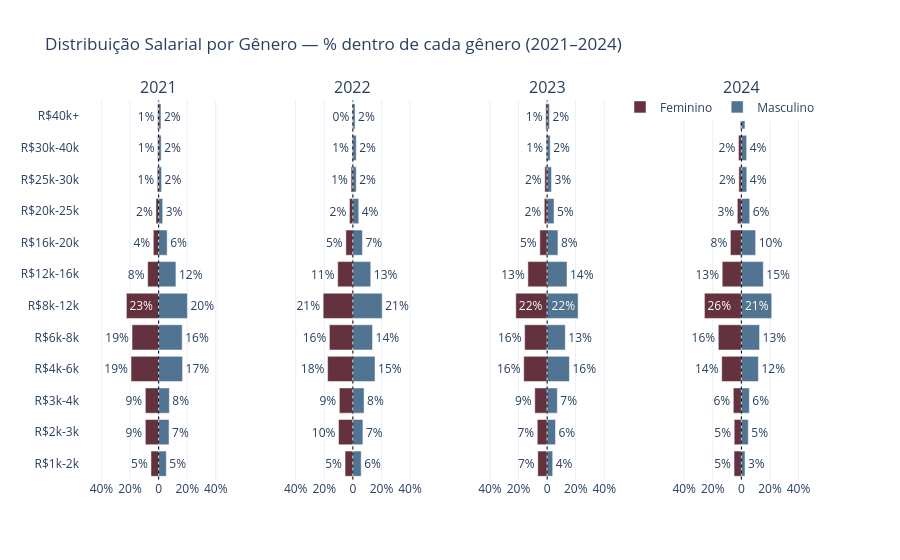

Notebook code for this chart:
### Markdown cell above
### 2.4 — Distribuição salarial por gênero

### Code cell
fig = subplots_piramide(
    df, 'faixa_salarial', FAIXA_SALARIAL_ORDEM,
    'Distribuição Salarial por Gênero — % dentro de cada gênero (2021–2024)',
    height=560,
)
fig.show()

### Figure 1 — Plotly figure (JSON) as saved in the notebook; plotly's stock layout.template omitted (floating-point values rounded to 4 significant figures)
{"data": [{"legendgroup": "Feminino", "marker": {"color": "#64313E"}, "name": "Feminino", "orientation": "h", "showlegend": true, "text": ["5%", "9%", "9%", "19%", "19%", "23%", "8%", "4%", "2%", "1%", "1%", "1%"], "textposition": "auto", "type": "bar", "x": [-5.349, -9.302, -9.302, -19.3, -18.6, -22.56, -7.674, -3.721, -1.86, -0.9302, -0.6977, -0.6977], "xaxis": "x", "y": ["R$1k-2k", "R$2k-3k", "R$3k-4k", "R$4k-6k", "R$6k-8k", "R$8k-12k", "R$12k-16k", "R$16k-20k", "R$20k-25k", "R$25k-30k", "R$30k-40k", "R$40k+"], "yaxis": "y"}, {"legendgroup": "Masculino", "marker": {"color": "#517493"}, "name": "Masculino", "orientation": "h", "showlegend": true, "text": ["5%", "7%", "8%", "17%", "16%", "20%", "12%", "6%", "3%", "2%", "2%", "2%"], "textposition": "auto", "type": "bar", "x": [5.391, 7.294, 7.505, 16.75, 16.49, 20.14, 12.1, 5.973, 2.854, 2.061, 1.797, 1.638], "xaxis": "x", "y": ["R$1k-2k", "R$2k-3k", "R$3k-4k", "R$4k-6k", "R$6k-8k", "R$8k-12k", "R$12k-16k", "R$16k-20k", "R$20k-25k", "R$25k-30k", "R$30k-40k", "R$40k+"], "yaxis": "y"}, {"legendgroup": "Feminino", "marker": {"color": "#64313E"}, "name": "Feminino", "orientation": "h", "showlegend": false, "text": ["5%", "10%", "9%", "18%", "16%", "21%", "11%", "5%", "2%", "1%", "1%", "0%"], "textposition": "auto", "type": "bar", "x": [-5.479, -10.05, -9.475, -17.69, -16.44, -20.78, -10.62, -4.909, -2.397, -1.256, -0.5708, -0.3425], "xaxis": "x2", "y": ["R$1k-2k", "R$2k-3k", "R$3k-4k", "R$4k-6k", "R$6k-8k", "R$8k-12k", "R$12k-16k", "R$16k-20k", "R$20k-25k", "R$25k-30k", "R$30k-40k", "R$40k+"], "yaxis": "y2"}, {"legendgroup": "Masculino", "marker": {"color": "#517493"}, "name": "Masculino", "orientation": "h", "showlegend": false, "text": ["6%", "7%", "8%", "15%", "14%", "21%", "13%", "7%", "4%", "2%", "2%", "2%"], "textposition": "auto", "type": "bar", "x": [5.82, 7.021, 7.821, 15.5, 13.75, 20.52, 12.51, 6.693, 4.111, 2.364, 2.364, 1.528], "xaxis": "x2", "y": ["R$1k-2k", "R$2k-3k", "R$3k-4k", "R$4k-6k", "R$6k-8k", "R$8k-12k", "R$12k-16k", "R$16k-20k", "R$20k-25k", "R$25k-30k", "R$30k-40k", "R$40k+"], "yaxis": "y2"}, {"legendgroup": "Feminino", "marker": {"color": "#64313E"}, "name": "Feminino", "orientation": "h", "showlegend": false, "text": ["7%", "7%", "9%", "16%", "16%", "22%", "13%", "5%", "2%", "2%", "1%", "1%"], "textposition": "auto", "type": "bar", "x": [-6.551, -6.915, -8.644, -16.38, -15.74, -21.93, -13.47, -5.096, -2.002, -1.638, -0.6369, -1.001], "xaxis": "x3", "y": ["R$1k-2k", "R$2k-3k", "R$3k-4k", "R$4k-6k", "R$6k-8k", "R$8k-12k", "R$12k-16k", "R$16k-20k", "R$20k-25k", "R$25k-30k", "R$30k-40k", "R$40k+"], "yaxis": "y3"}, {"legendgroup": "Masculino", "marker": {"color": "#517493"}, "name": "Masculino", "orientation": "h", "showlegend": false, "text": ["4%", "6%", "7%", "16%", "13%", "22%", "14%", "8%", "5%", "3%", "2%", "2%"], "textposition": "auto", "type": "bar", "x": [3.892, 5.866, 7.117, 15.6, 12.71, 21.68, 13.9, 7.562, 4.81, 3.058, 2.141, 1.668], "xaxis": "x3", "y": ["R$1k-2k", "R$2k-3k", "R$3k-4k", "R$4k-6k", "R$6k-8k", "R$8k-12k", "R$12k-16k", "R$16k-20k", "R$20k-25k", "R$25k-30k", "R$30k-40k", "R$40k+"], "yaxis": "y3"}, {"legendgroup": "Feminino", "marker": {"color": "#64313E"}, "name": "Feminino", "orientation": "h", "showlegend": false, "text": ["5%", "5%", "6%", "14%", "16%", "26%", "13%", "8%", "3%", "2%", "2%", "1%"], "textposition": "auto", "type": "bar", "x": [-5.119, -5.031, -5.649, -13.77, -16.15, -25.86, -13.42, -7.679, -2.824, -1.765, -2.03, -0.7061], "xaxis": "x4", "y": ["R$1k-2k", "R$2k-3k", "R$3k-4k", "R$4k-6k", "R$6k-8k", "R$8k-12k", "R$12k-16k", "R$16k-20k", "R$20k-25k", "R$25k-30k", "R$30k-40k", "R$40k+"], "yaxis": "y4"}, {"legendgroup": "Masculino", "marker": {"color": "#517493"}, "name": "Masculino", "orientation": "h", "showlegend": false, "text": ["3%", "5%", "6%", "12%", "13%", "21%", "15%", "10%", "6%", "4%", "4%", "3%"], "textposition": "auto", "type": "bar", "x": [2.54, 4.861, 5.571, 11.91, 12.73, 21.22, 15.35, 9.995, 5.844, 3.796, 3.687, 2.512], "xaxis": "x4", "y": ["R$1k-2k", "R$2k-3k", "R$3k-4k", "R$4k-6k", "R$6k-8k", "R$8k-12k", "R$12k-16k", "R$16k-20k", "R$20k-25k", "R$25k-30k", "R$30k-40k", "R$40k+"], "yaxis": "y4"}], "layout": {"annotations": [{"font": {"size": 16}, "showarrow": false, "text": "2021", "x": 0.1062, "xanchor": "center", "xref": "paper", "y": 1, "yanchor": "bottom", "yref": "paper"}, {"font": {"size": 16}, "showarrow": false, "text": "2022", "x": 0.3688, "xanchor": "center", "xref": "paper", "y": 1, "yanchor": "bottom", "yref": "paper"}, {"font": {"size": 16}, "showarrow": false, "text": "2023", "x": 0.6313, "xanchor": "center", "xref": "paper", "y": 1, "yanchor": "bottom", "yref": "paper"}, {"font": {"size": 16}, "showarrow": false, "text": "2024", "x": 0.8938, "xanchor": "center", "xref": "paper", "y": 1, "yanchor": "bottom", "yref": "paper"}], "barmode": "relative", "height": 560, "legend": {"orientation": "h", "x": 1, "xanchor": "right", "y": 1.02}, "shapes": [{"line": {"color": "black", "dash": "dot", "width": 1}, "type": "line", "x0": 0, "x1": 0, "xref": "x", "y0": -0.5, "y1": 11.5, "yref": "y"}, {"line": {"color": "black", "dash": "dot", "width": 1}, "type": "line", "x0": 0, "x1": 0, "xref": "x2", "y0": -0.5, "y1": 11.5, "yref": "y2"}, {"line": {"color": "black", "dash": "dot", "width": 1}, "type": "line", "x0": 0, "x1": 0, "xref": "x3", "y0": -0.5, "y1": 11.5, "yref": "y3"}, {"line": {"color": "black", "dash": "dot", "width": 1}, "type": "line", "x0": 0, "x1": 0, "xref": "x4", "y0": -0.5, "y1": 11.5, "yref": "y4"}], "title": {"text": "Distribuição Salarial por Gênero — % dentro de cada gênero (2021–2024)"}, "xaxis": {"anchor": "y", "domain": [0, 0.2125], "range": [-55, 55], "ticktext": ["40%", "20%", "0", "20%", "40%"], "tickvals": [-40, -20, 0, 20, 40]}, "xaxis2": {"anchor": "y2", "domain": [0.2625, 0.475], "range": [-55, 55], "ticktext": ["40%", "20%", "0", "20%", "40%"], "tickvals": [-40, -20, 0, 20, 40]}, "xaxis3": {"anchor": "y3", "domain": [0.525, 0.7375], "range": [-55, 55], "ticktext": ["40%", "20%", "0", "20%", "40%"], "tickvals": [-40, -20, 0, 20, 40]}, "xaxis4": {"anchor": "y4", "domain": [0.7875, 1], "range": [-55, 55], "ticktext": ["40%", "20%", "0", "20%", "40%"], "tickvals": [-40, -20, 0, 20, 40]}, "yaxis": {"anchor": "x", "domain": [0, 1]}, "yaxis2": {"anchor": "x2", "domain": [0, 1], "matches": "y", "showticklabels": false}, "yaxis3": {"anchor": "x3", "domain": [0, 1], "matches": "y", "showticklabels": false}, "yaxis4": {"anchor": "x4", "domain": [0, 1], "matches": "y", "showticklabels": false}}}
